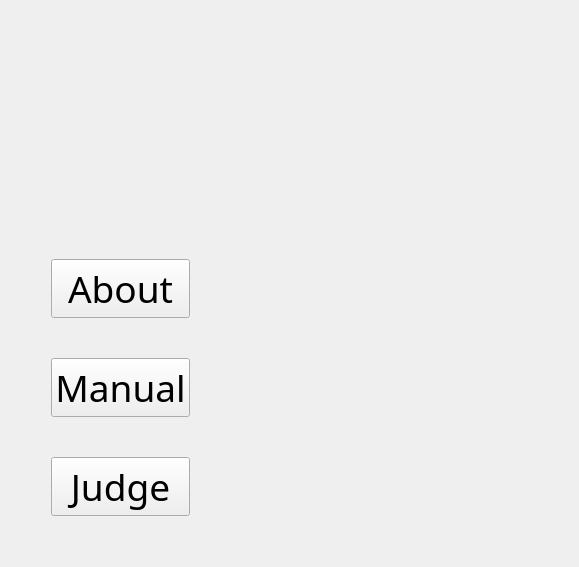
  <widget class="QWidget" name="menu_page">
   <property name="cursor">
    <cursorShape>ArrowCursor</cursorShape>
   </property>
   <property name="mouseTracking">
    <bool>true</bool>
   </property>
   <property name="styleSheet">
    <string notr="true">border-image: url(:/images/menu.JPG);</string>
   </property>
   <layout class="QGridLayout" name="gridLayout_3">
    <item row="0" column="0">
     <layout class="QGridLayout" name="gridLayout_2">
      <item row="0" column="0">
       <spacer name="verticalSpacer_4">
        <property name="orientation">
         <enum>Qt::Vertical</enum>
        </property>
        <property name="sizeHint" stdset="0">
         <size>
          <width>20</width>
          <height>248</height>
         </size>
        </property>
       </spacer>
      </item>
      <item row="0" column="1">
       <spacer name="verticalSpacer_6">
        <property name="orientation">
         <enum>Qt::Vertical</enum>
        </property>
        <property name="sizeHint" stdset="0">
         <size>
          <width>20</width>
          <height>248</height>
         </size>
        </property>
       </spacer>
      </item>
      <item row="1" column="0" colspan="2">
       <layout class="QHBoxLayout" name="horizontalLayout_2">
        <item>
         <layout class="QHBoxLayout" name="horizontalLayout_3">
          <item>
           <spacer name="horizontalSpacer_3">
            <property name="orientation">
             <enum>Qt::Horizontal</enum>
            </property>
            <property name="sizeHint" stdset="0">
             <size>
              <width>40</width>
              <height>20</height>
             </size>
            </property>
           </spacer>
          </item>
          <item>
           <layout class="QVBoxLayout" name="verticalLayout_5">
            <property name="spacing">
             <number>0</number>
            </property>
            <item>
             <widget class="QPushButton" name="btn1">
              <property name="enabled">
               <bool>true</bool>
              </property>
              <property name="sizePolicy">
               <sizepolicy hsizetype="MinimumExpanding" vsizetype="MinimumExpanding">
                <horstretch>0</horstretch>
                <verstretch>0</verstretch>
               </sizepolicy>
              </property>
              <property name="minimumSize">
               <size>
                <width>0</width>
                <height>0</height>
               </size>
              </property>
              <property name="maximumSize">
               <size>
                <width>500</width>
                <height>100</height>
               </size>
              </property>
              <property name="font">
               <font>
                <family>Gloucester MT Extra Condensed</family>
                <pointsize>28</pointsize>
                <weight>50</weight>
                <italic>false</italic>
                <bold>false</bold>
               </font>
              </property>
              <property name="cursor">
               <cursorShape>OpenHandCursor</cursorShape>
              </property>
              <property name="mouseTracking">
               <bool>true</bool>
              </property>
              <property name="focusPolicy">
               <enum>Qt::ClickFocus</enum>
              </property>
              <property name="toolTip">
               <string/>
              </property>
              <property name="layoutDirection">
               <enum>Qt::LeftToRight</enum>
              </property>
              <property name="autoFillBackground">
               <bool>false</bool>
              </property>
              <property name="styleSheet">
               <string notr="true">font: 28pt &quot;Gloucester MT Extra Condensed&quot;;
border-image: url(:/images/btn.JPG);
color: rgb(0, 0, 0);
</string>
              </property>
              <property name="text">
               <string>About</string>
              </property>
             </widget>
            </item>
            <item>
             <spacer name="verticalSpacer_7">
              <property name="orientation">
               <enum>Qt::Vertical</enum>
              </property>
              <property name="sizeHint" stdset="0">
               <size>
                <width>20</width>
                <height>40</height>
               </size>
              </property>
             </spacer>
            </item>
            <item>
             <widget class="QPushButton" name="btn2">
              <property name="sizePolicy">
               <sizepolicy hsizetype="MinimumExpanding" vsizetype="MinimumExpanding">
                <horstretch>0</horstretch>
                <verstretch>0</verstretch>
               </sizepolicy>
              </property>
              <property name="maximumSize">
               <size>
                <width>500</width>
                <height>100</height>
               </size>
              </property>
              <property name="palette">
               <palette>
                <active>
                 <colorrole role="WindowText">
                  <brush brushstyle="SolidPattern">
                   <color alpha="255">
                    <red>0</red>
                    <green>0</green>
                    <blue>0</blue>
                   </color>
                  </brush>
                 </colorrole>
                 <colorrole role="Text">
                  <brush brushstyle="SolidPattern">
                   <color alpha="255">
                    <red>0</red>
                    <green>0</green>
                    <blue>0</blue>
                   </color>
                  </brush>
                 </colorrole>
                 <colorrole role="ButtonText">
                  <brush brushstyle="SolidPattern">
                   <color alpha="255">
                    <red>0</red>
                    <green>0</green>
                    <blue>0</blue>
                   </color>
                  </brush>
                 </colorrole>
                </active>
                <inactive>
                 <colorrole role="WindowText">
                  <brush brushstyle="SolidPattern">
                   <color alpha="255">
                    <red>0</red>
                    <green>0</green>
                    <blue>0</blue>
                   </color>
                  </brush>
                 </colorrole>
                 <colorrole role="Text">
                  <brush brushstyle="SolidPattern">
                   <color alpha="255">
                    <red>0</red>
                    <green>0</green>
                    <blue>0</blue>
                   </color>
                  </brush>
                 </colorrole>
                 <colorrole role="ButtonText">
                  <brush brushstyle="SolidPattern">
                   <color alpha="255">
                    <red>0</red>
                    <green>0</green>
                    <blue>0</blue>
                   </color>
                  </brush>
                 </colorrole>
                </inactive>
                <disabled>
                 <colorrole role="WindowText">
                  <brush brushstyle="SolidPattern">
                   <color alpha="255">
                    <red>0</red>
                    <green>0</green>
                    <blue>0</blue>
                   </color>
                  </brush>
                 </colorrole>
                 <colorrole role="Text">
                  <brush brushstyle="SolidPattern">
                   <color alpha="255">
                    <red>0</red>
                    <green>0</green>
                    <blue>0</blue>
                   </color>
                  </brush>
                 </colorrole>
                 <colorrole role="ButtonText">
                  <brush brushstyle="SolidPattern">
                   <color alpha="255">
                    <red>0</red>
                    <green>0</green>
                    <blue>0</blue>
                   </color>
                  </brush>
                 </colorrole>
                </disabled>
               </palette>
              </property>
              <property name="font">
               <font>
                <family>Gloucester MT Extra Condensed</family>
                <pointsize>28</pointsize>
                <weight>50</weight>
                <italic>false</italic>
                <bold>false</bold>
               </font>
              </property>
              <property name="cursor">
               <cursorShape>OpenHandCursor</cursorShape>
              </property>
              <property name="mouseTracking">
               <bool>true</bool>
              </property>
              <property name="tabletTracking">
               <bool>true</bool>
              </property>
              <property name="focusPolicy">
               <enum>Qt::ClickFocus</enum>
              </property>
              <property name="layoutDirection">
               <enum>Qt::LeftToRight</enum>
              </property>
              <property name="autoFillBackground">
               <bool>false</bool>
              </property>
              <property name="styleSheet">
               <string notr="true">font: 28pt &quot;Gloucester MT Extra Condensed&quot;;
border-image: url(:/images/btn.JPG);
color: rgb(0, 0, 0);</string>
              </property>
              <property name="text">
               <string>Manual</string>
              </property>
             </widget>
            </item>
            <item>
             <spacer name="verticalSpacer_8">
              <property name="orientation">
               <enum>Qt::Vertical</enum>
              </property>
              <property name="sizeHint" stdset="0">
               <size>
                <width>20</width>
                <height>40</height>
               </size>
              </property>
             </spacer>
            </item>
            <item>
             <widget class="QPushButton" name="btn3">
              <property name="sizePolicy">
               <sizepolicy hsizetype="MinimumExpanding" vsizetype="MinimumExpanding">
                <horstretch>0</horstretch>
                <verstretch>0</verstretch>
               </sizepolicy>
              </property>
              <property name="maximumSize">
               <size>
                <width>500</width>
                <height>100</height>
               </size>
              </property>
              <property name="palette">
               <palette>
                <active>
                 <colorrole role="WindowText">
                  <brush brushstyle="SolidPattern">
                   <color alpha="255">
                    <red>0</red>
                    <green>0</green>
                    <blue>0</blue>
                   </color>
                  </brush>
                 </colorrole>
                 <colorrole role="Text">
                  <brush brushstyle="SolidPattern">
                   <color alpha="255">
                    <red>0</red>
                    <green>0</green>
                    <blue>0</blue>
                   </color>
                  </brush>
                 </colorrole>
                 <colorrole role="ButtonText">
                  <brush brushstyle="SolidPattern">
                   <color alpha="255">
                    <red>0</red>
                    <green>0</green>
                    <blue>0</blue>
                   </color>
                  </brush>
                 </colorrole>
                </active>
                <inactive>
                 <colorrole role="WindowText">
                  <brush brushstyle="SolidPattern">
                   <color alpha="255">
                    <red>0</red>
                    <green>0</green>
                    <blue>0</blue>
                   </color>
                  </brush>
                 </colorrole>
                 <colorrole role="Text">
                  <brush brushstyle="SolidPattern">
                   <color alpha="255">
                    <red>0</red>
                    <green>0</green>
                    <blue>0</blue>
                   </color>
                  </brush>
                 </colorrole>
                 <colorrole role="ButtonText">
                  <brush brushstyle="SolidPattern">
                   <color alpha="255">
                    <red>0</red>
                    <green>0</green>
                    <blue>0</blue>
                   </color>
                  </brush>
                 </colorrole>
                </inactive>
                <disabled>
                 <colorrole role="WindowText">
                  <brush brushstyle="SolidPattern">
                   <color alpha="255">
                    <red>0</red>
                    <green>0</green>
                    <blue>0</blue>
                   </color>
                  </brush>
                 </colorrole>
                 <colorrole role="Text">
                  <brush brushstyle="SolidPattern">
                   <color alpha="255">
                    <red>0</red>
                    <green>0</green>
                    <blue>0</blue>
                   </color>
                  </brush>
                 </colorrole>
                 <colorrole role="ButtonText">
                  <brush brushstyle="SolidPattern">
                   <color alpha="255">
                    <red>0</red>
                    <green>0</green>
                    <blue>0</blue>
                   </color>
                  </brush>
                 </colorrole>
                </disabled>
               </palette>
              </property>
              <property name="font">
               <font>
                <family>Gloucester MT Extra Condensed</family>
                <pointsize>28</pointsize>
                <weight>50</weight>
                <italic>false</italic>
                <bold>false</bold>
               </font>
              </property>
              <property name="cursor">
               <cursorShape>OpenHandCursor</cursorShape>
              </property>
              <property name="mouseTracking">
               <bool>true</bool>
              </property>
              <property name="tabletTracking">
               <bool>true</bool>
              </property>
              <property name="focusPolicy">
               <enum>Qt::ClickFocus</enum>
              </property>
              <property name="layoutDirection">
               <enum>Qt::LeftToRight</enum>
              </property>
              <property name="autoFillBackground">
               <bool>false</bool>
              </property>
              <property name="styleSheet">
               <string notr="true">font: 28pt &quot;Gloucester MT Extra Condensed&quot;;
border-image: url(:/images/btn.JPG);
color: rgb(0, 0, 0);</string>
              </property>
              <property name="text">
               <string>Judge</string>
              </property>
             </widget>
            </item>
            <item>
             <spacer name="verticalSpacer_9">
              <property name="orientation">
               <enum>Qt::Vertical</enum>
              </property>
              <property name="sizeHint" stdset="0">
               <size>
                <width>20</width>
                <height>40</height>
               </size>
              </property>
             </spacer>
            </item>
           </layout>
          </item>
          <item>
           <spacer name="horizontalSpacer_4">
            <property name="orientation">
             <enum>Qt::Horizontal</enum>
            </property>
            <property name="sizeHint" stdset="0">
             <size>
              <width>40</width>
              <height>20</height>
             </size>
            </property>
           </spacer>
          </item>
         </layout>
        </item>
        <item>
         <spacer name="horizontalSpacer_5">
          <property name="orientation">
           <enum>Qt::Horizontal</enum>
          </property>
          <property name="sizeHint" stdset="0">
           <size>
            <width>338</width>
            <height>28</height>
           </size>
          </property>
         </spacer>
        </item>
       </layout>
      </item>
     </layout>
    </item>
   </layout>
  </widget>
